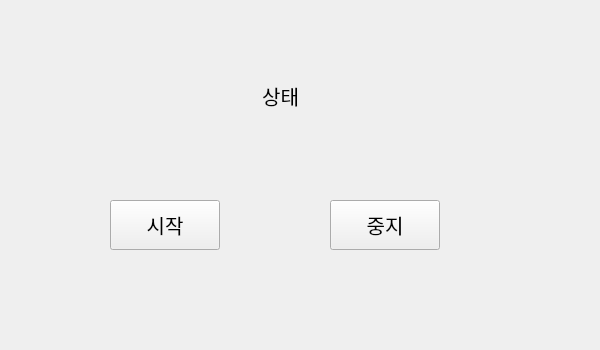
<?xml version="1.0" encoding="UTF-8"?>
<ui version="4.0">
 <class>Form</class>
 <widget class="QWidget" name="Form">
  <property name="geometry">
   <rect>
    <x>0</x>
    <y>0</y>
    <width>600</width>
    <height>350</height>
   </rect>
  </property>
  <property name="maximumSize">
   <size>
    <width>600</width>
    <height>350</height>
   </size>
  </property>
  <property name="font">
   <font>
    <pointsize>15</pointsize>
    <weight>75</weight>
    <bold>true</bold>
   </font>
  </property>
  <property name="windowTitle">
   <string>QTDesigner</string>
  </property>
  <widget class="QLabel" name="lblstatus">
   <property name="geometry">
    <rect>
     <x>190</x>
     <y>80</y>
     <width>181</width>
     <height>31</height>
    </rect>
   </property>
   <property name="font">
    <font>
     <family>맑은 고딕 Semilight</family>
     <pointsize>15</pointsize>
     <weight>50</weight>
     <bold>false</bold>
    </font>
   </property>
   <property name="text">
    <string>상태</string>
   </property>
   <property name="alignment">
    <set>Qt::AlignCenter</set>
   </property>
  </widget>
  <widget class="QPushButton" name="btnstart">
   <property name="geometry">
    <rect>
     <x>110</x>
     <y>200</y>
     <width>110</width>
     <height>50</height>
    </rect>
   </property>
   <property name="font">
    <font>
     <family>맑은 고딕 Semilight</family>
     <weight>50</weight>
     <bold>false</bold>
    </font>
   </property>
   <property name="text">
    <string>시작</string>
   </property>
  </widget>
  <widget class="QPushButton" name="btnstop">
   <property name="geometry">
    <rect>
     <x>330</x>
     <y>200</y>
     <width>110</width>
     <height>50</height>
    </rect>
   </property>
   <property name="font">
    <font>
     <family>맑은 고딕 Semilight</family>
     <weight>50</weight>
     <bold>false</bold>
    </font>
   </property>
   <property name="text">
    <string>중지</string>
   </property>
  </widget>
 </widget>
 <resources/>
 <connections/>
</ui>
